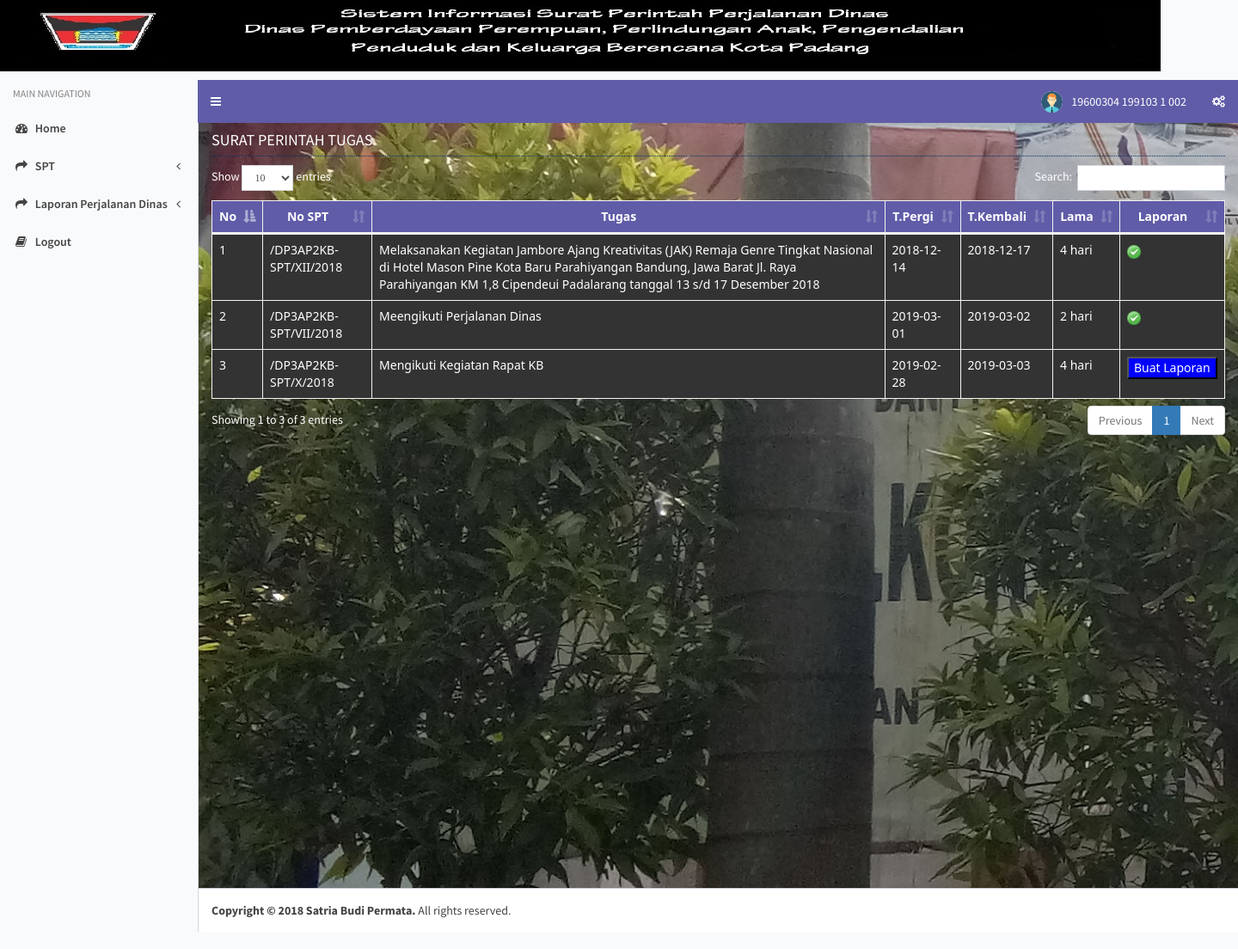
/media.php?module=spt (signed in), run on the app's committed database.
### tables this page shows
CREATE TABLE IF NOT EXISTS `spt` (
  `id_spt` int(50) NOT NULL AUTO_INCREMENT,
  `no_spt` varchar(50) NOT NULL,
  `id_nppt` varchar(50) NOT NULL,
  `id_pegawai` varchar(50) NOT NULL,
  `pejabat_perintah` varchar(100) NOT NULL,
  `tugas` text NOT NULL,
  `tgl_spt` date NOT NULL,
  `dasar_hukum` text NOT NULL,
  `tempat` varchar(100) NOT NULL,
  `pembebanan_anggaran` text NOT NULL,
  PRIMARY KEY (`id_spt`)
);

CREATE TABLE IF NOT EXISTS `nppt` (
  `id_nppt` int(50) NOT NULL AUTO_INCREMENT,
  `id_pegawai` varchar(50) NOT NULL,
  `id_tujuan` varchar(50) NOT NULL,
  `maksud` text NOT NULL,
  `id_transportasi` varchar(50) NOT NULL,
  `lama` varchar(20) NOT NULL,
  `tgl_pergi` date NOT NULL,
  `tgl_kembali` date NOT NULL,
  `tgl_dibuat` date NOT NULL,
  `status` enum('Y','N') NOT NULL DEFAULT 'N',
  `id_pegawai_perintah` int(11) NOT NULL,
  PRIMARY KEY (`id_nppt`)
);

### modul/mod_spt/spt.php (the view, shortened to what this page needs)
<?php
$aksi="modul/mod_spt/aksi_spt.php";
$print ="modul/mod_spt/cetak.php";
switch($_GET[act]){
  default:
  if ($_SESSION['level']=="operator") {
      $tampil = mysql_query("SELECT * FROM spt");
  echo   "<h2>SURAT PERINTAH TUGAS</h2>
          ";
    echo "
    <table id=\"example1\" class=\"table table-bordered table-hover\">
          <thead><tr><th>No</th><th>Nama</th>
		  <th>Pangkat</th><th>Jabatan</th>
		  <th>Pejabat Perintah</th><th>No SPT</th><th>Diperintahkan Untuk</th></th><th>Dasar Surat Perintah</th><th>Tempat</th><th>Dasar Pembebanan Anggaran</th><th>aksi</th><th>SPPD</th></tr></thead>";
     $no=1;
	echo "<tbody>";
    while ($r=mysql_fetch_array($tampil)){
		echo "<tr>";
		echo "<td style=\"background-color: #333333\">$no</td>";
		echo "<td style='background-color: #333333;'>";
		$no_pegawai = 1;
		$data_pegawai = mysql_query("SELECT detail_nppt.id_pegawai, pegawai.nama, pangkat.pangkat, jabatan.jabatan FROM detail_nppt
			JOIN pegawai ON detail_nppt.id_pegawai = pegawai.id_pegawai
			JOIN pangkat ON pegawai.id_pangkat = pangkat.id_pangkat
			JOIN jabatan ON pegawai.id_jabatan = jabatan.id_jabatan WHERE detail_nppt.id_nppt = $r[id_nppt] ORDER BY detail_nppt.status_perintah ASC");
		while($pegawai = mysql_fetch_array($data_pegawai)){
			echo "$no_pegawai. $pegawai[nama] <br/>";
			$no_pegawai++;
		}
		echo "</td>";
		echo "<td style='background-color: #333333;'>";
		$no_pegawai = 1;
		$data_pegawai = mysql_query("SELECT detail_nppt.id_pegawai, pegawai.nama, pangkat.pangkat, jabatan.jabatan FROM detail_nppt
			JOIN pegawai ON detail_nppt.id_pegawai = pegawai.id_pegawai
			JOIN pangkat ON pegawai.id_pangkat = pangkat.id_pangkat
			JOIN jabatan ON pegawai.id_jabatan = jabatan.id_jabatan WHERE detail_nppt.id_nppt = $r[id_nppt] ORDER BY detail_nppt.status_perintah ASC");
		while($pegawai = mysql_fetch_array($data_pegawai)){
			echo "$no_pegawai. $pegawai[pangkat] <br/>";
			$no_pegawai++;
		}
		echo "</td>";
		echo "<td style='background-color: #333333;'>";
		$no_pegawai = 1;
		$data_pegawai = mysql_query("SELECT detail_nppt.id_pegawai, pegawai.nama, pangkat.pangkat, jabatan.jabatan FROM detail_nppt
			JOIN pegawai ON detail_nppt.id_pegawai = pegawai.id_pegawai
			JOIN pangkat ON pegawai.id_pangkat = pangkat.id_pangkat
			JOIN jabatan ON pegawai.id_jabatan = jabatan.id_jabatan WHERE detail_nppt.id_nppt = $r[id_nppt] ORDER BY detail_nppt.status_perintah ASC");
		while($pegawai = mysql_fetch_array($data_pegawai)){
			echo "$no_pegawai. $pegawai[jabatan] <br/>";
			$no_pegawai++;
		}
		echo "</td>";
	  echo "	<td style=\"background-color: #333333\">$r[pejabat_perintah]</td>
	  		<td style=\"background-color: #333333\">$r[no_spt]</td>
		     <td style=\"background-color: #333333\">$r[tugas]</td>
			 <td style=\"background-color: #333333\">$r[dasar_hukum]</td>
			 <td style=\"background-color: #333333\">$r[tempat]</td>
			 <td style=\"background-color: #333333\">$r[pembebanan_anggaran]</td>
			 <td style=\"background-color: #333333\">
<a href=$print?module=spt&act=print&id=$r[id_spt] target=\"_blank\" ><span class=\"glyphicon glyphicon-print\"></a>
&nbsp;<a href=?module=spt&act=editspt&id=$r[id_spt]><span class=\"glyphicon glyphicon-edit\"></a>
&nbsp;<a href=$aksi?module=spt&act=hapus&id=$r[id_spt] onClick=\"return confirm('Apakah Anda benar-benar mau menghapusnya?')\"><span class=\"glyphicon glyphicon-trash\"></a>
 <td style=\"background-color: #333333\">";
 $cek=mysql_fetch_array(mysql_query("SELECT * FROM sppd WHERE id_nppt='$r[id_nppt]'"));
 if ($cek > 0) {
 echo "sppd sudah dibuat";
 }
 elseif ($r['no_spt'] != "") {
 echo "<input type=button value='Buat SPPD' style=\"background-color: #0000FF\"
          onclick=\"window.location.href='?module=sppd&act=tambahsppd&id=$r[id_spt]';\">";
 }elseif ($r['no_spt']== ""){
	echo "No SPT Kosong";
 }
echo "
</td></tr>";
      $no++;
    }
    echo "</tbody></table>";
  }
  else {
  $tampil = mysql_query("SELECT * FROM spt,nppt WHERE spt.id_nppt=nppt.id_nppt AND spt.id_pegawai LIKE '%$_SESSION[id_pegawai]%'");
  echo   "<h2>SURAT PERINTAH TUGAS</h2>
  		  <table id=\"example1\" class=\"table table-bordered table-hover\">
          <thead><tr><th>No</th><th>No SPT</th><th>Tugas</th><th>T.Pergi</th><th>T.Kembali</th>
		  <th>Lama</th><th>Laporan</th></tr></thead>";
    $no=0;
	echo "<tbody>";
    while ($r=mysql_fetch_array($tampil)){
		$no++;
	  echo "<tr>
	  		 <td style=\"background-color: #333333\">$no</td>
	  		 <td style=\"background-color: #333333\">$r[no_spt]</td>
		     <td style=\"background-color: #333333\">$r[tugas]</td>
			 <td style=\"background-color: #333333\">$r[tgl_pergi]</td>
			 <td style=\"background-color: #333333\">$r[tgl_kembali]</td>
			 <td style=\"background-color: #333333\">$r[lama] hari</td>
			 <td style=\"background-color: #333333\">";
			 $cek=mysql_num_rows(mysql_query("SELECT * FROM lpd WHERE id_spt='$r[id_spt]'"));
			 if ($cek > 0 ) {
			  echo "<img src='images/ico_active_16.png'>";
			 }else {
			 echo "
				<input type=button value='Buat Laporan' style=\"background-color: #0000ff\"
				  onclick=\"window.location.href='?module=lpd&act=tambahlpd&id=$r[id_spt]';\">";
			 }
			 echo "</td></tr>";
	}
	echo "</tbody></table>";
  }
    break;
}
?>

### css/style_properti.css (style rules this page uses)
table { font-family: "Segoe UI", Frutiger,Tahoma,Helvetica,"Helvetica Neue", Arial, sans-serif; font-size: 1.0em; border-width: 1px; border-style: solid; border-color: #dddddd; border-collapse: collapse; margin: 20px 0px 0px 0px; background:#FFF; }
.table tr:nth-child(odd) td { background-color:#EEEADD; }
th { font-size: 1.0em; text-align: center; border: 1px solid #dddddd; text-transform: capitalize; text-align: center; background-color:#605CA8; color:#FFF; }
td { padding: 0.1em; vertical-align: top; border-width: 1px; border-style: solid; border-color: #dddddd; border-collapse: collapse; }
h2 { font-size: 1.3em; line-height: 200%; border-bottom: 1px dotted #003366; }

### data on the page
spt: no_spt "/DP3AP2KB-SPT/XII/2018", tugas "Melaksanakan Kegiatan Jambore Ajang Kreativitas (JAK) Remaja Genre Tingkat Nasional di Hotel Mason Pine Kota Baru Parahiyangan Bandung, Jawa Barat Jl. Raya Parahiyangan KM 1,8 Cipendeui Padalarang tanggal 13 s/d 17 Desember 2018", id_nppt.tgl_pergi "2018-12-14", id_nppt.tgl_kembali "2018-12-17", id_nppt.lama "4"
spt: no_spt "/DP3AP2KB-SPT/VII/2018", tugas "Meengikuti Perjalanan Dinas", id_nppt.tgl_pergi "2019-03-01", id_nppt.tgl_kembali "2019-03-02", id_nppt.lama "2"
spt: no_spt "/DP3AP2KB-SPT/X/2018", tugas "Mengikuti Kegiatan Rapat KB", id_nppt.tgl_pergi "2019-02-28", id_nppt.tgl_kembali "2019-03-03", id_nppt.lama "4"

### other printed values
$_SESSION[namauser] "19600304 199103 1 002"
